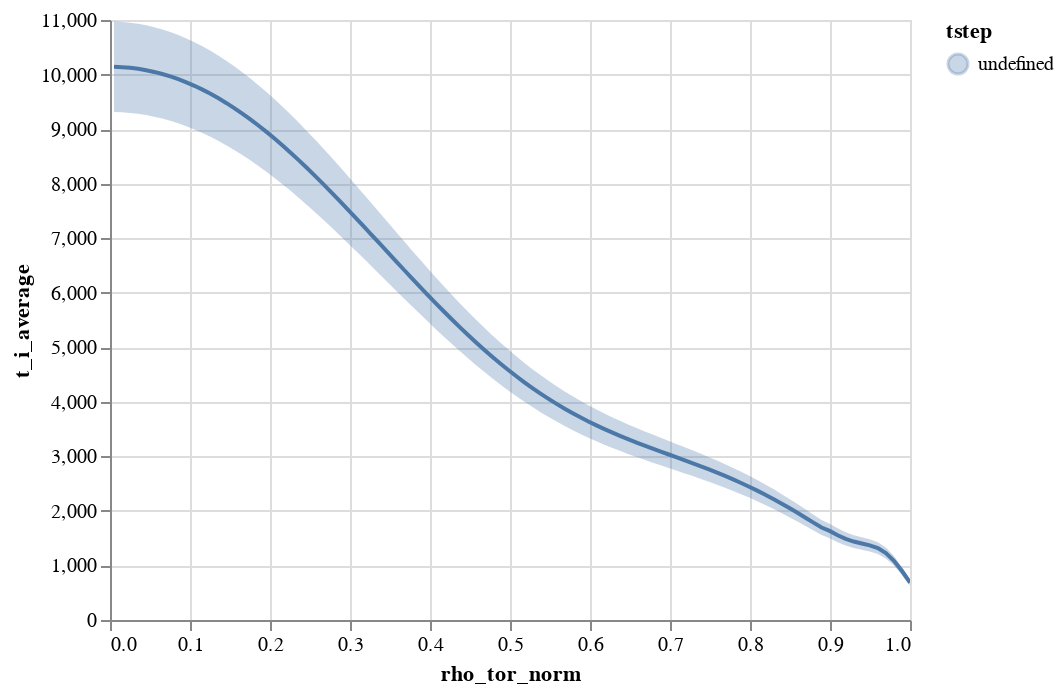

Notebook code cell kept with this figure:
### Markdown cell above
alternatively, the data can be plotted using an error band.

### Code cell
from duqtools.api import alt_errorband_chart

chart = alt_errorband_chart(
    dataset, 
    x='rho_tor_norm', 
    y='t_i_average'
)
chart

### Figure 1 — Vega-Lite specification as saved in the notebook (floating-point values rounded to 4 significant figures; data arrays with more than 128 entries replaced by an {"elided": "..."} marker saying what was removed)
{"config": {"view": {"continuousWidth": 400, "continuousHeight": 300}}, "layer": [{"mark": "line", "encoding": {"color": {"field": "tstep", "type": "nominal"}, "x": {"field": "rho_tor_norm", "type": "quantitative"}, "y": {"aggregate": "mean", "field": "t_i_average", "type": "quantitative"}}, "selection": {"time": {"type": "single", "fields": ["slider"], "bind": {"input": "range", "max": 1.0, "min": 0, "step": 1}, "init": {"slider": 0}}, "selector002": {"type": "interval", "bind": "scales", "encodings": ["x", "y"]}}, "transform": [{"filter": {"selection": "time"}}]}, {"mark": {"type": "errorband", "extent": "stdev", "interpolate": "linear"}, "encoding": {"color": {"field": "tstep", "type": "nominal"}, "x": {"field": "rho_tor_norm", "type": "quantitative"}, "y": {"field": "t_i_average", "type": "quantitative"}}, "selection": {"time": {"type": "single", "fields": ["slider"], "bind": {"input": "range", "max": 1.0, "min": 0, "step": 1}, "init": {"slider": 0}}, "selector003": {"type": "interval", "bind": "scales", "encodings": ["x", "y"]}}, "transform": [{"filter": {"selection": "time"}}]}], "data": {"name": "data-6939b5c0427a98da6f907c582eb9db75"}, "$schema": "https://vega.github.io/schema/vega-lite/v4.17.0.json", "datasets": {"data-6939b5c0427a98da6f907c582eb9db75": {"elided": "800 records"}}}
